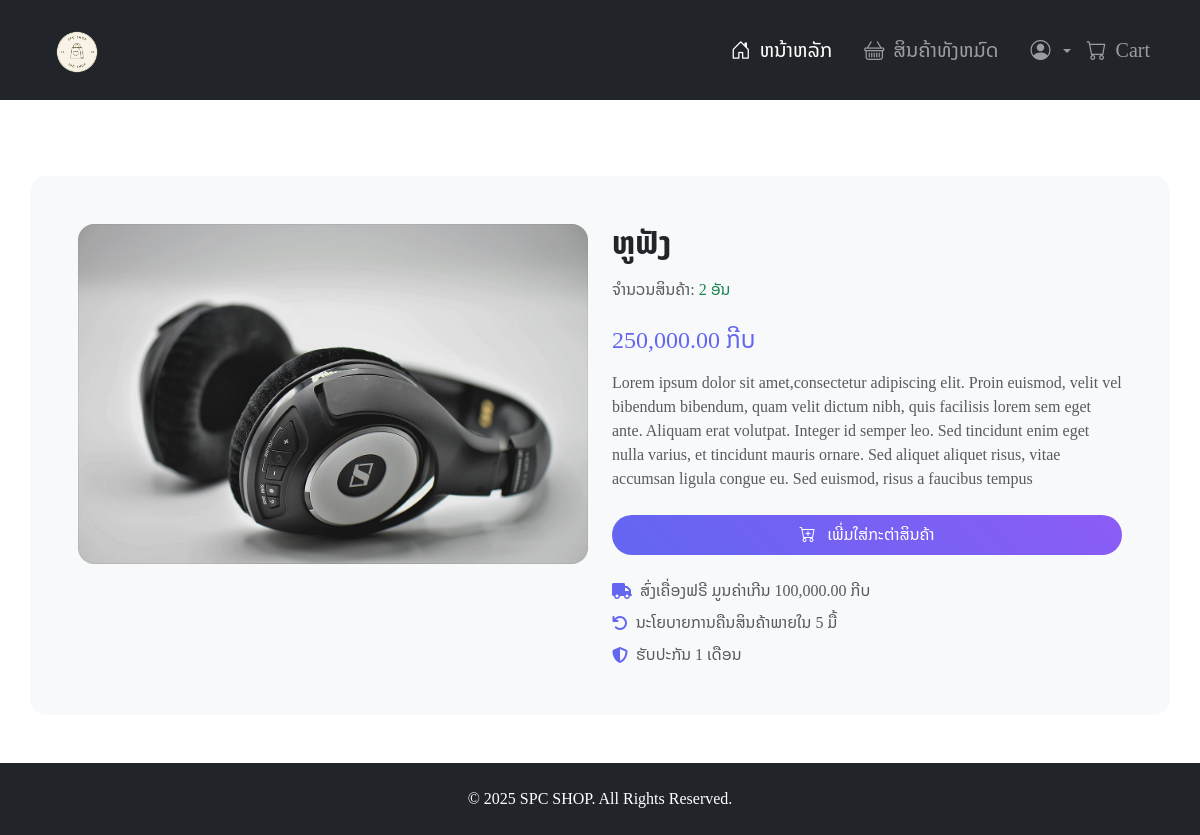
Page /product/details/1 on the committed database.
### productsapp/models.py (models this page shows)
class Product(models.Model):
    name = models.CharField(max_length=50)
    price = models.DecimalField(max_digits=10, decimal_places=2)
    description = models.TextField()
    stock = models.IntegerField()
    isTreanding = models.BooleanField(default=False)
    image = models.ImageField(upload_to='products', blank=True)

### productsapp/views.py (the view)
# urls.py: path('product/details/<int:id>', views.ProductDetail , name='ProductDetail'),
def ProductDetail(request,id):
    product = Product.objects.get(pk=id)
    return render(request,'detail.html', {'product':product})

### productsapp/templates/detail.html (shortened to what this page needs)
{% extends "layout.html" %}
{% load humanize %}
{% block content %}
<main>
    <div class="container mt-5 p-5 bg-light rounded-4">
        <div class="row">
            <div class="col-md-6 mb-4">
                <img src="{{product.image.url}}" class="card-img-top rounded-4" alt="">
            </div>
            <div class="col-md-6">
                <h2 class="h2 mb-3 fw-bold">
                   {{ product.name }}
                </h2>
                <div class="mb-4">
                    <span class="text-muted">ຈຳນວນສິນຄ້າ: </span>
                    <span class="text-success">{{ product.stock }} ອັນ</span>
                </div>
                <div class="mb-3">
                    <span class="h4 me-2 text-custom">
                        {{ product.price | intcomma }} ກີບ
                    </span>
                </div>
                   <p class="mb-4 text-muted">
                    {{ product.description }}
                   </p>
                <div class="mb-4">
                    {% if product.stock <= 0 %}
                        <button class="btn btn-custom-disabled text-white px-4 py-2 rounded-pill w-100" disabled>
                        <i class="bi bi-cart-x"></i> &nbsp ບໍ່ມີສິນຄ້າ
                    {% else %}
                        <a href="cart.html" class="btn btn-custom text-white px-4 py-2 rounded-pill w-100">
                        <i class="bi bi-cart-plus"></i> &nbsp ເພີ່ມໃສ່ກະຕ່າສິນຄ້າ
                        </a>
                    {% endif %}
                </div>
                <div class="mt-4">
                    <div class="d-flex align-items-center mb-2">
                        <i class="fas fa-truck text-custom me-2"></i>
                        <span class="text-muted">ສົ່ງເຄື່ອງຟຣີ ມູນຄ່າເກີນ 100,000.00 ກີບ</span>
                    </div>
                    <div class="d-flex align-items-center mb-2">
                        <i class="fas fa-undo text-custom me-2"></i>
                        <span class="text-muted">ນະໂຍບາຍການຄືນສິນຄ້າພາຍໃນ 5 ມື້</span>
                    </div>
                    <div class="d-flex align-items-center">
                        <i class="fas fa-shield-alt text-custom me-2"></i>
                        <span class="text-muted">ຮັບປະກັນ 1 ເດືອນ</span>
                    </div>
                </div>
            </div>
        </div>
    </div>
</main>
{% endblock %}

### productsapp/static/assets/custom/css/custom-style.css (style rules this page uses)
body { padding-top: 8rem; font-family: 'Times New Roman', Times, serif, Noto Sans Lao, Arial, sans-serif; }
.text-custom { color: #6366f1; }
.btn-custom { background: linear-gradient(45deg, #6366f1, #8b5cf6); border: none; transition: all 0.3s ease; }

### rows in the picture
Product: image (picture), name "ຫູຟັງ", stock "2", price "250,000.00", description "Lorem ipsum dolor sit amet,consectetur adipiscing elit. Proin euismod, velit vel bibendum bibendum, quam velit dictum nibh, quis facilisis lorem sem eget ante. Aliquam erat volutpat. Integer id semper leo. Sed tincidunt enim eget nulla varius, et tincidunt mauris ornare. Sed aliquet aliquet risus, vitae accumsan ligula congue eu. Sed euismod, risus a faucibus tempus"
